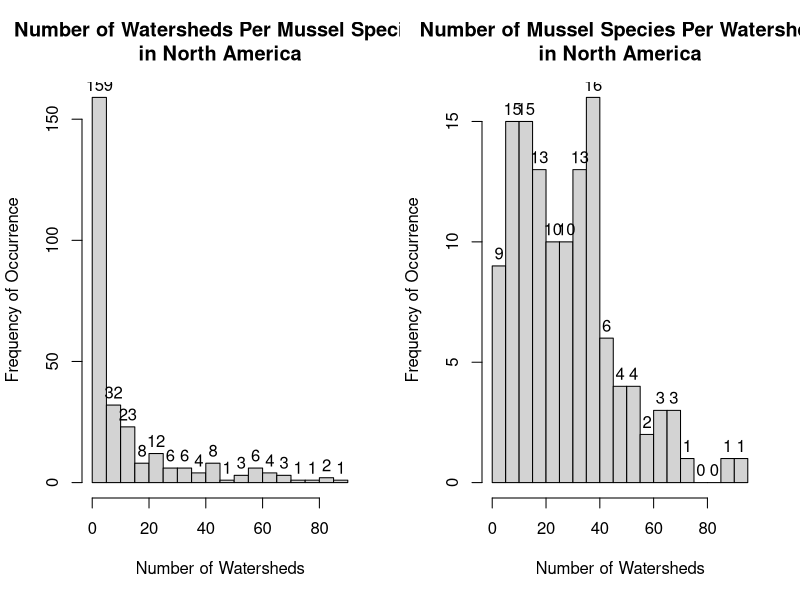

Write R code to recreate this figure.
setwd('biogeo')
spp <- read.csv('NAmussels.csv', header=TRUE, row.names=1) 
#spp <- read.csv('NAfishes.csv', header=TRUE, row.names=1) 

#spp <- read.csv('http://mtaylor4.semo.edu/~goby/biogeo/NAfishes.csv', header=TRUE, row.names=1) 

#spp <- read.csv('http://mtaylor4.semo.edu/~goby/biogeo/NAmussels.csv', header=TRUE, row.names=1) 


head(spp)
dim(spp)

numWatersheds <- colSums(spp)
numWatersheds

numSpecies <- rowSums(spp)
numSpecies			# view the results

op <- par(mfrow=c(1,2))

hist(numWatersheds, main="Number of Watersheds Per Mussel Species\nin North America",xlab="Number of Watersheds",ylab="Frequency of Occurrence", labels=TRUE, breaks=20)

hist(numSpecies, main="Number of Mussel Species Per Watershed\nin North America",xlab="Number of Watersheds",ylab="Frequency of Occurrence", labels=TRUE, breaks=20)

par(op)